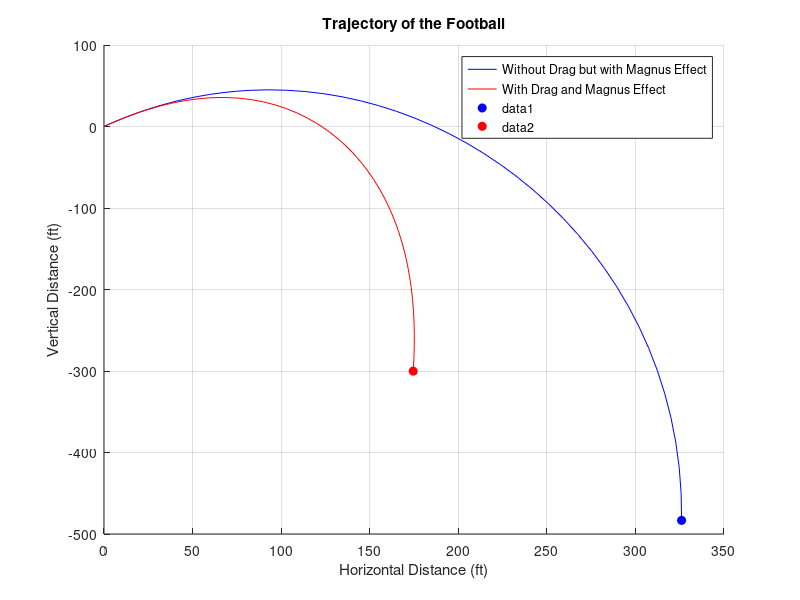

This chart was generated by the following MATLAB code:
function football_with_magnus()
    % Parameters
    g = 32.2; % Acceleration due to gravity in ft/s^2
    v0 = 80; % Initial velocity in ft/s
    theta = 45; % Launch angle in degrees
    rho = 0.00238; % Air density in slugs/ft^3
    Cd = 0.5; % Drag coefficient
    d = 6 / 12; % Diameter of the football in ft
    A = pi * (d/2)^2; % Cross-sectional area of the football in ft^2
    mass = 0.91 / 32.2; % Mass of the football in slugs (1 lbf = 1/32.2 slugs)
    omega = 300; % Rotation rate in rad/s
    Cl = 0.2; % Lift coefficient for the Magnus effect

    % Initial velocity components
    v0x = v0 * cosd(theta); % Horizontal component of initial velocity
    v0y = v0 * sind(theta); % Vertical component of initial velocity

    % Time span for ODE solver
    tspan = [0, 2 * (2 * v0y / g)]; % Time span from 0 to twice the time of flight

    % Initial state [x, y, vx, vy]
    y0 = [0; 0; v0x; v0y]; % Initial conditions: starting at origin with initial velocities

    % Solve ODE without drag but with Magnus effect
    [t_nodrag, y_nodrag] = ode45(@(t, y) equations_with_magnus(t, y, g, rho, 0, A, mass, omega, d, Cl), tspan, y0);

    % Solve ODE with drag and Magnus effect
    [t_drag, y_drag] = ode45(@(t, y) equations_with_magnus(t, y, g, rho, Cd, A, mass, omega, d, Cl), tspan, y0);

    % Extract results
    x_nodrag_traj = y_nodrag(:, 1); % Horizontal positions without drag
    y_nodrag_traj = y_nodrag(:, 2); % Vertical positions without drag
    x_drag_traj = y_drag(:, 1); % Horizontal positions with drag
    y_drag_traj = y_drag(:, 2); % Vertical positions with drag

    % Find horizontal distances
    x_nodrag = max(x_nodrag_traj); % Maximum horizontal distance without drag
    x_withdrag = max(x_drag_traj); % Maximum horizontal distance with drag

    % Display results
    fprintf('Horizontal distance without drag but with Magnus effect: %.2f ft\n', x_nodrag);
    fprintf('Horizontal distance with drag and Magnus effect: %.2f ft\n', x_withdrag);

    % Plot results
    figure;
    hold on;
    plot(x_nodrag_traj, y_nodrag_traj, 'b', 'DisplayName', 'Without Drag but with Magnus Effect');
    plot(x_drag_traj, y_drag_traj, 'r', 'DisplayName', 'With Drag and Magnus Effect');
    xlabel('Horizontal Distance (ft)');
    ylabel('Vertical Distance (ft)');
    title('Trajectory of the Football');
    legend show;
    grid on;

    % Animate the ball trajectories
    hBall1 = plot(x_nodrag_traj(1), y_nodrag_traj(1), 'bo', 'MarkerFaceColor', 'b');
    hBall2 = plot(x_drag_traj(1), y_drag_traj(1), 'ro', 'MarkerFaceColor', 'r');
    for k = 1:length(t_nodrag)
        set(hBall1, 'XData', x_nodrag_traj(k), 'YData', y_nodrag_traj(k));
        set(hBall2, 'XData', x_drag_traj(k), 'YData', y_drag_traj(k));
        pause(0.1); % Pause to create animation effect
    end
    hold off;
end

function dydt = equations_with_magnus(~, y, g, rho, Cd, A, mass, omega, d, Cl)
    vx = y(3);
    vy = y(4);
    v = sqrt(vx^2 + vy^2);

    % Drag force
    Fd = 0.5 * rho * v^2 * Cd * A;

    % Magnus force (perpendicular to velocity)
    Fm = Cl * rho * v^2 * A * d / (2 * mass);

    % Decompose forces
    Fdx = Fd * vx / v; % Drag force component in the x-direction
    Fdy = Fd * vy / v; % Drag force component in the y-direction
    Fmx = Fm * vy / v; % Magnus force component in the x-direction
    Fmy = -Fm * vx / v; % Magnus force component in the y-direction (upward for counterclockwise rotation)

    % Acceleration components
    ax = -Fdx / mass + Fmx; % Horizontal acceleration
    ay = -g - Fdy / mass + Fmy; % Vertical acceleration

    dydt = [vx; vy; ax; ay];
end
